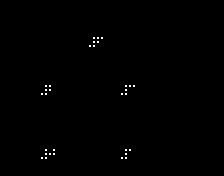

Below is a game level as drawn by its tile map, then a one-line description and the .tmx file that defines it, in full:
An orthogonal 14x11 tile map with 16x16 px tiles, 2 tile layers (Events, Ground).

<map version="1.2" tiledversion="1.2.1" orientation="orthogonal" renderorder="right-down" width="14" height="11" tilewidth="16" tileheight="16" infinite="0" nextlayerid="4" nextobjectid="1">
 <tileset firstgid="1" name="PhageCity" tilewidth="16" tileheight="16" tilecount="120" columns="8">
  <image source="PhageCity.png" width="128" height="240" />
  <tile id="1">
   <properties>
    <property name="Event" value="Hack" />
   </properties>
  </tile>
  <tile id="2">
   <properties>
    <property name="Event" value="Door" />
   </properties>
  </tile>
  <tile id="7">
   <properties>
    <property name="Event" value="Collide" />
   </properties>
  </tile>
  <tile id="13">
   <properties>
    <property name="Event" value="Button" />
   </properties>
  </tile>
 </tileset>
 <layer id="3" name="Events" width="14" height="11">
  <properties>
   <property name="visible" type="bool" value="false" />
  </properties>
  <data encoding="csv">
0,0,0,0,0,0,0,0,0,0,0,0,0,0,
0,0,0,0,0,0,0,0,0,0,0,0,0,0,
0,0,0,0,0,0,0,0,0,0,0,0,0,0,
0,0,0,0,0,0,0,0,0,0,0,0,0,0,
0,0,0,0,0,0,0,0,0,0,0,0,0,0,
0,0,0,0,0,0,0,0,0,0,0,0,0,0,
0,0,0,0,0,0,0,0,0,0,0,0,0,0,
0,0,0,0,0,0,0,0,0,0,0,0,0,0,
0,0,0,0,0,0,0,0,0,0,0,0,0,0,
0,0,0,0,0,0,0,0,0,0,0,0,0,0,
0,0,0,0,0,0,0,0,0,0,0,0,0,0
</data>
 </layer>
 <layer id="1" name="Ground" width="14" height="11">
  <data encoding="csv">
63,63,63,63,63,63,63,63,63,63,63,63,63,63,
63,63,63,63,63,63,63,63,63,63,63,63,63,63,
63,63,63,63,63,57,62,63,63,63,63,63,63,63,
63,63,63,63,63,63,63,63,63,63,63,63,63,63,
63,63,63,63,63,63,63,63,63,63,63,63,63,63,
63,63,57,60,63,63,63,57,61,63,63,63,63,63,
63,63,63,63,63,63,63,63,63,63,63,63,63,63,
63,63,63,63,63,63,63,63,63,63,63,63,63,63,
63,63,63,63,63,63,63,63,63,63,63,63,63,63,
63,63,57,58,63,63,63,57,59,63,63,63,63,63,
63,63,63,63,63,63,63,63,63,63,63,63,63,63
</data>
 </layer>
</map>
